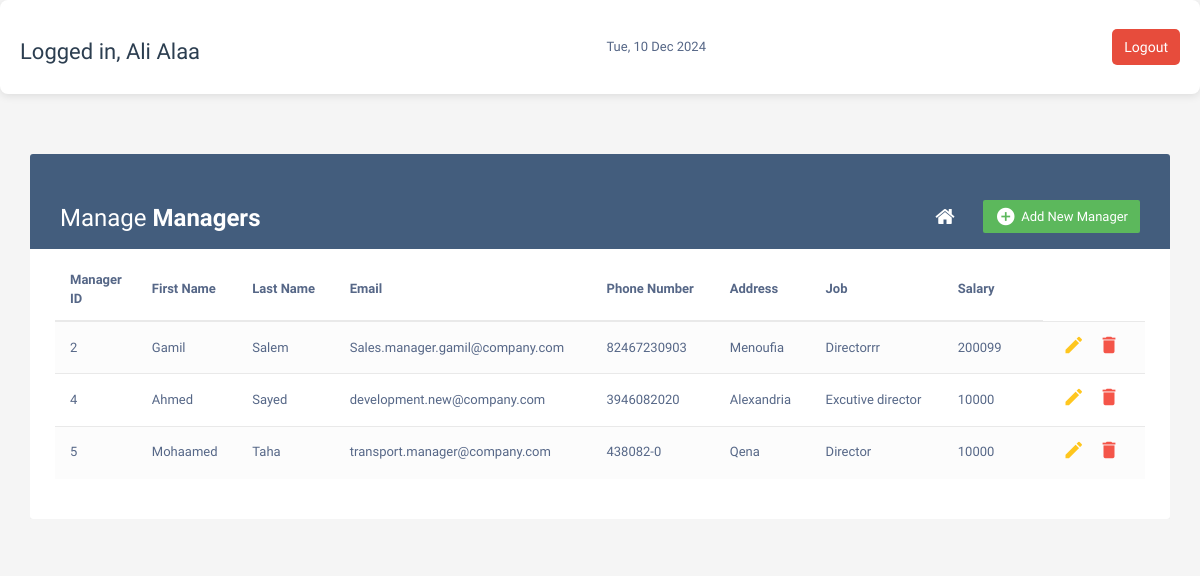
/Database/ManagersCRUD.php (signed in), run on the app's committed database.
### tables this page shows
CREATE TABLE `manager` (
  `manager_id` int(11) NOT NULL,
  `person_id` int(11) NOT NULL,
  `email` varchar(225) NOT NULL,
  `password` varchar(225) NOT NULL
);

CREATE TABLE `person` (
  `person_id` int(11) NOT NULL,
  `first_name` varchar(225) NOT NULL,
  `last_name` varchar(225) NOT NULL,
  `age` int(10) NOT NULL,
  `address` varchar(225) NOT NULL,
  `phone_number` varchar(11) NOT NULL,
  `date_of_birth` date NOT NULL,
  `absent_times` int(10) DEFAULT NULL,
  `salary` decimal(20,0) NOT NULL,
  `job_title` varchar(225) NOT NULL,
  `gender` enum('male','female') NOT NULL,
  `role` enum('admin','employee','manager') NOT NULL
);

### Database/ManagersCRUD.php (the view, shortened to what this page needs)
<?php include("config.php"); ?>
<?php
$user_name = $_SESSION['user_name'];
?>
<!DOCTYPE html>
<html lang="en">
<head>
    <link rel="stylesheet" href="dashboard.css">
    <link rel="stylesheet" href="https://maxcdn.bootstrapcdn.com/font-awesome/4.7.0/css/font-awesome.min.css">
    <link rel="stylesheet" href="https://maxcdn.bootstrapcdn.com/bootstrap/3.3.7/css/bootstrap.min.css">
    <link rel="stylesheet" href="https://cdnjs.cloudflare.com/ajax/libs/font-awesome/4.7.0/css/font-awesome.min.css">
</head>
<body>
<div class="header">
    <h3>Logged in, <?php echo $user_name; ?></h3>
        <span id="currentDate"></span>
            <button class="btn-signout ms-3" onclick="logout()">Logout</button>
        </div>
    <div class="container">
        <div class="table-responsive">
            <div class="table-wrapper">
                <div class="table-title">
                    <div class="row">
                        <div class="col-xs-6">
                            <h2>Manage <b>Managers</b></h2>
                        </div>
                        <div class="col-xs-6">
                            <a href="#addEmployeeModal" class="btn btn-success" data-toggle="modal"><i class="material-icons">&#xE147;</i> <span>Add New Manager</span></a>
                            <a href="dashboard.php" class="btn btn-secondary"><i class="fa fa-home"></i></a>
                        </div>
                    </div>
                </div>
                <table class="table table-striped table-hover">
                    <thead>
                        <tr>
                            <th>Manager ID</th>
                            <th>First Name</th>
                            <th>Last Name</th>
                            <th>Email</th>
                            <th>Phone Number</th>
                            <th>Address</th>
                            <th>Job</th>
                            <th>Salary</th>
                        </tr>
                    </thead>
                    <tbody>
                        <?php
                        $query = "
            SELECT
            manager.manager_id,
            manager.email,
            person.first_name,
            person.last_name,
            person.phone_number AS phone,
            person.address,
            person.job_title AS job,
            person.salary
        FROM
            manager
        JOIN
            person
        ON
            manager.person_id = person.person_id
        ";
                        $result = $database->prepare($query);
                        if (!$result) {
                            die("query failed" . mysqli_error($mysql));
                        } else {
                            $stmt = $database->prepare($query);
                            $stmt->execute();
                            $result = $stmt->fetchAll(PDO::FETCH_ASSOC);
                            foreach ($result as $row) {
                        ?>
                                <tr>
                                    <td><?php echo $row['manager_id']; ?></td>
                                    <td><?php echo $row['first_name']; ?></td>
                                    <td><?php echo $row['last_name']; ?></td>
                                    <td><?php echo $row['email']; ?></td>
                                    <td><?php echo $row['phone']; ?></td>
                                    <td><?php echo $row['address']; ?></td>
                                    <td><?php echo $row['job']; ?></td>
                                    <td><?php echo $row['salary']; ?></td>
                                    <td>
                                        <a href="update_manager.php?id=<?php echo $row['manager_id']; ?>" class="edit"><i class="material-icons" data-toggle="tooltip" title="Edit">&#xE254;</i></a>
                                        <a href="delete_manager.php?id=<?php echo $row['manager_id']; ?>" class="delete" data-toggle="modal"><i class="material-icons" data-toggle="tooltip" title="Delete">&#xE872;</i></a>
                                    </td>
                                </tr>
                        <?php
                            }
                        }
                        ?>
                    </tbody>
                </table>
            </div>
        </div>
    </div>
</body>
</html>

### Database/dashboard.css (style rules this page uses)
body { font-family: 'Arial', sans-serif; background-color: #f4f6f9; color: #333; }
.header { display: flex; justify-content: space-between; align-items: center; background-color: #fff; padding: 20px; border-radius: 8px; box-shadow: 0px 2px 8px rgba(0, 0, 0, 0.1); margin-bottom: 30px; }
.header h3 { font-size: 22px; color: #2c3e50; }
.header .btn-signout { background-color: #e74c3c; color: white; border-radius: 5px; font-size: 14px; padding: 8px 12px; border: none; cursor: pointer; transition: background-color 0.3s ease; }
.row { margin-top: 30px; }

### Database/ManagersCRUD.php (style rules this page uses)
body { color: #566787; background: #f5f5f5; font-family: 'Varela Round', sans-serif; font-size: 13px; }
.table-responsive { margin: 30px 0; }
.table-wrapper { min-width: 1000px; background: #fff; padding: 20px 25px; border-radius: 3px; box-shadow: 0 1px 1px rgba(0, 0, 0, .05); }
.table-title { padding-bottom: 15px; background: #435d7d; color: #fff; padding: 16px 30px; margin: -20px -25px 10px; border-radius: 3px 3px 0 0; }
.table-title h2 { margin: 5px 0 0; font-size: 24px; }
.table-title .btn { color: #fff; float: right; font-size: 13px; border: none; min-width: 50px; border-radius: 2px; border: none; outline: none !important; margin-left: 10px; }
.table-title .btn i { float: left; font-size: 21px; margin-right: 5px; }
.table-title .btn span { float: left; margin-top: 2px; }
table.table tr th, table.table tr td { border-color: #e9e9e9; padding: 12px 15px; vertical-align: middle; }
table.table tr th:first-child { width: 60px; }
table.table tr th:last-child { width: 100px; }
table.table-striped tbody tr:nth-of-type(odd) { background-color: #fcfcfc; }
table.table td:last-child i { opacity: 0.9; font-size: 22px; margin: 0 5px; }
table.table td a { font-weight: bold; color: #566787; display: inline-block; text-decoration: none; outline: none !important; }
table.table td a.edit { color: #FFC107; }
table.table td a.delete { color: #F44336; }
table.table td i { font-size: 19px; }

### data on the page
manager: manager_id "2", person.first_name "Gamil", person.last_name "Salem", email "Sales.manager.gamil@company.com", person.phone_number "82467230903", person.address "Menoufia", person.job_title "Directorrr", person.salary "200099"
manager: manager_id "4", person.first_name "Ahmed", person.last_name "Sayed", email "development.new@company.com", person.phone_number "3946082020", person.address "Alexandria", person.job_title "Excutive director", person.salary "10000"
manager: manager_id "5", person.first_name "Mohaamed", person.last_name "Taha", email "transport.manager@company.com", person.phone_number "438082-0", person.address "Qena", person.job_title "Director", person.salary "10000"

### other printed values
$user_name "Ali Alaa"
